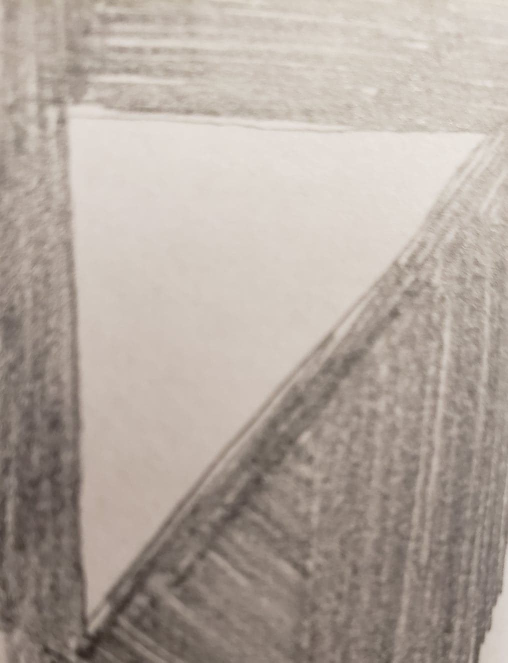
#> input picture TestHandDrawn.jpg, 1015 x 1325 px (shown at 1/2 size)
$ python main.py --image TestHandDrawn.jpg
#> lines starting #> are read from the running program, lines starting #| are printed output that depends on the picture; after the words box and inside, x2 and y2 are one past the last pixel; in counts of white or black regions, pixels touching at a corner belong together
### ShapeDetector.py
import cv2

class ShapeDetector:
    def __init__(self):
        pass

    def detect(self, c):
        # Initialize a var for the shape which will be the input
        shapeDetected = "none"

        # c is the contour (outline of shape)
        peri = cv2.arcLength(c, True)

        # approx is predicted on the assumption that a curve can be broken into segments
        # common values for approxPolyDP is from 1-5%
        approx = cv2.approxPolyDP(c, 0.04 * peri, True)

        if len(approx) == 3:
            shapeDetected = "Triangle"

        elif len(approx) == 4:
            # compute the bounding box of the contour and use the
            # bounding box to compute the aspect ratio
            (x, y, w, h) = cv2.boundingRect(approx)
            ar = w / float(h)

            # a square will have an aspect ratio that is approximately
            # equal to one, otherwise, the shape is a rectangle
            shapeDetected = "square" if ar >= 0.95 and ar <= 1.05 else "rectangle"

        elif len(approx) == 5:
            shapeDetected = "Pentagon"

        elif len(approx) > 5:
            shapeDetected = "Circle"


        return shapeDetected

### main.py
# import the necessary packages
from ShapeDetector import ShapeDetector
import argparse
import imutils
import cv2
import pytesseract
from PIL import Image
import matplotlib

# construct the argument parse and parse the arguments
ap = argparse.ArgumentParser()
ap.add_argument("-i", "--image", required=True,
                help="path to the input image")
args = vars(ap.parse_args())

# load the image and resize it to a smaller factor so that
# the shapes can be approximated better
image = cv2.imread(args["image"])
#> image is the input picture: shape (1325, 1015, 3); mean B, G, R 158.4, 166.9, 178
resized = imutils.resize(image, width=300)
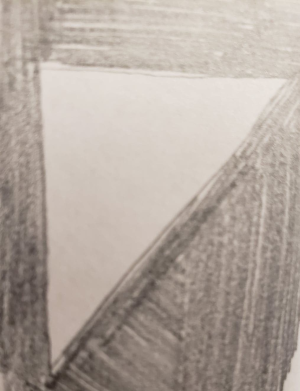
#> resized: shape (391, 300, 3); mean B, G, R 158.4, 166.9, 178
ratio = image.shape[0] / float(resized.shape[0])
#> ratio = 3.39

# convert the resized image to grayscale, blur it slightly,
# and threshold it
gray = cv2.cvtColor(resized, cv2.COLOR_BGR2GRAY)
gray1 = cv2.bitwise_not(gray)
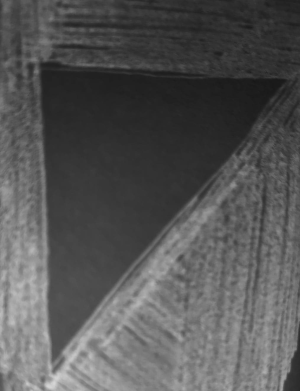
#> gray1: shape (391, 300); min 23, max 213, mean 85.7
blurred = cv2.bilateralFilter(gray1, 9,75,75)
thresh = cv2.threshold(blurred, 60, 255, cv2.THRESH_BINARY)[1]
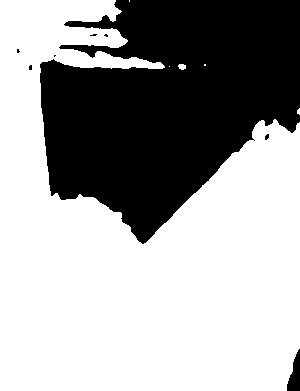
#> thresh: shape (391, 300); 63.3% white; 8 black regions (6 under 20 px)

cnts = cv2.findContours(thresh.copy(), cv2.RETR_EXTERNAL,
	cv2.CHAIN_APPROX_SIMPLE)
#> cnts = 6 contours, 4 with area under 20; largest, box (x1, y1, x2, y2) and area: (0, 0, 300, 391) 73304, (178, 64, 186, 70) 28
cnts = imutils.grab_contours(cnts)
sd = ShapeDetector()

for c in cnts:
    # compute the center of the contour, then detect the name of the
    # shape using only the contour
    M = cv2.moments(c)
    cX = int((M["m10"] / M["m00"]) * ratio)
    cY = int((M["m01"] / M["m00"]) * ratio)
    shape = sd.detect(c)

    # multiply the contour (x, y)-coordinates by the resize ratio,
    # then draw the contours and the name of the shape on the image
    c = c.astype("float")
    c *= ratio
    c = c.astype("int")
    cv2.drawContours(image, [c], -1, (0, 255, 0), 2)
    cv2.putText(image, shape, (cX, cY), cv2.FONT_HERSHEY_SIMPLEX,
                0.5, (255, 0, 0), 2)

    # show the output image
    cv2.imshow("Image", image)
    cv2.waitKey(0)
    break;
#> this loop made 1 pass
#> (cX, cY, shapeDetected in detect, peri in detect, approx in detect, x in detect, y in detect, w in detect) on pass 1: (1010, 376, 'rectangle', 14.24, [[299, 108], [297, 110], [297, 113], [299, 114]], 297, 108, 3)
